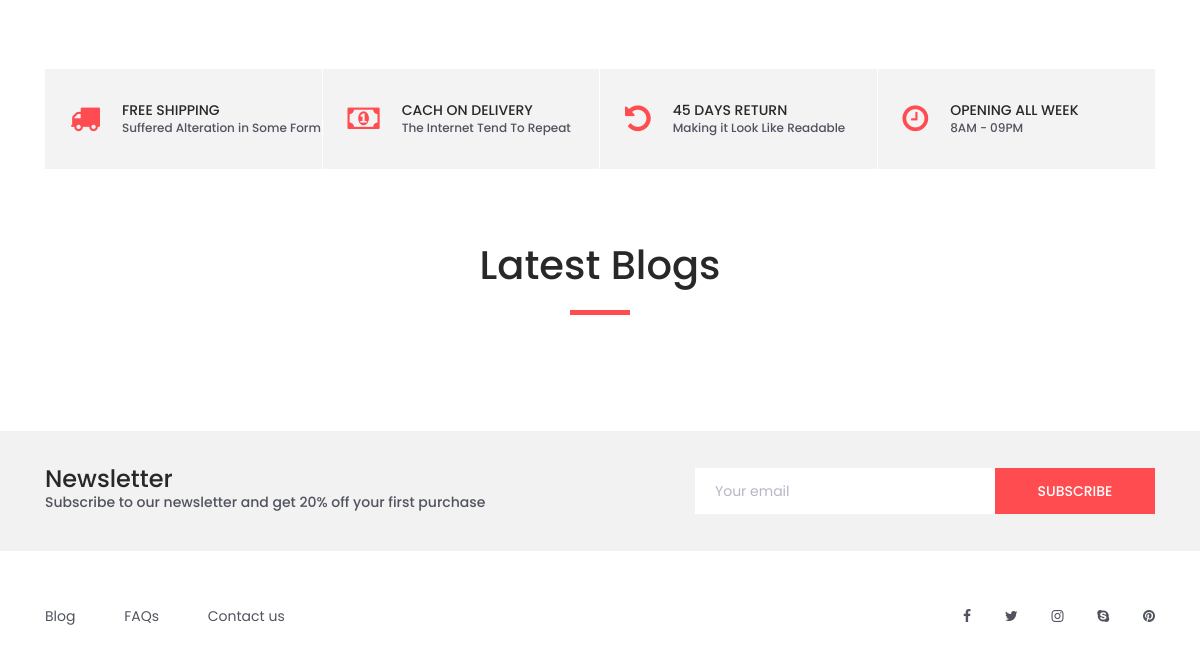
Before: / (lower part) with the older database file.
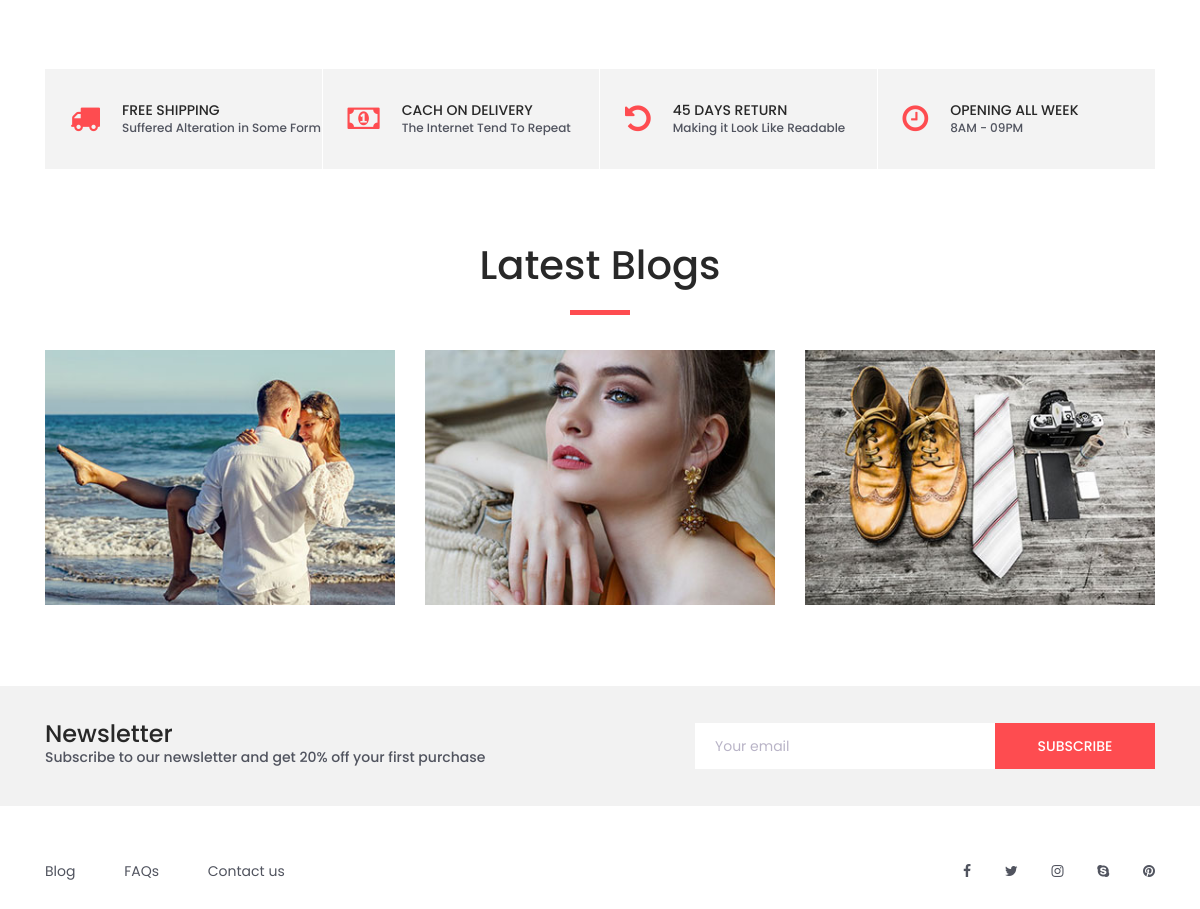
After: the same page with the newer database file.
### tables this page shows
CREATE TABLE `tbl_blog` (
  `id_blog` int(11) NOT NULL,
  `tieude` varchar(100) NOT NULL,
  `ngaydang` date NOT NULL,
  `hinhanhblog` varchar(100) NOT NULL,
  `noidung` text NOT NULL,
  `tomtat` varchar(250) NOT NULL
);

### pages/blogs.php (shortened to what this page needs)
<?php
$sql_blog = "SELECT * FROM tbl_blog ORDER BY id_blog DESC LIMIT 3";
$query_blog = $conn->query($sql_blog);
?>
<div class="blogs">
	<div class="container">
		<div class="row">
			<div class="col text-center">
				<div class="section_title">
					<h2>Latest Blogs</h2>
				</div>
			</div>
		</div>
		<div class="row blogs_container">
			<?php
			foreach ($query_blog as $row) {
			?>
				<div class="col-lg-4 blog_item_col">
					<div class="blog_item">
						<div class="blog_background" style="background-image:url(images/<?php echo $row['hinhanhblog']?>)"></div>
					</div>
				</div>
			<?php
			}
			?>
		</div>
	</div>
</div>

Changed rows visible on the page:
added tbl_blog: hinhanhblog (picture)
added tbl_blog: hinhanhblog (picture)
added tbl_blog: hinhanhblog (picture)
